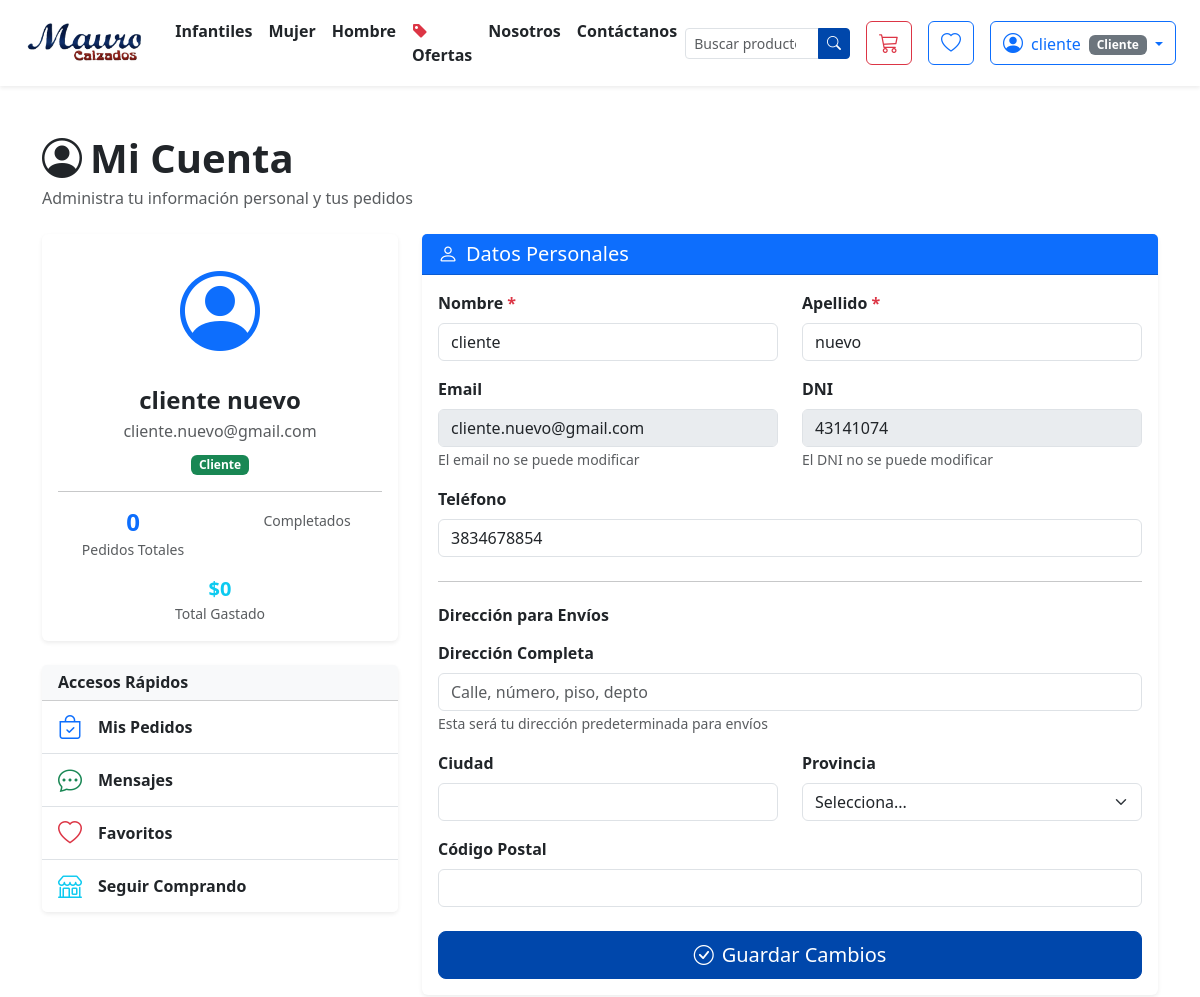
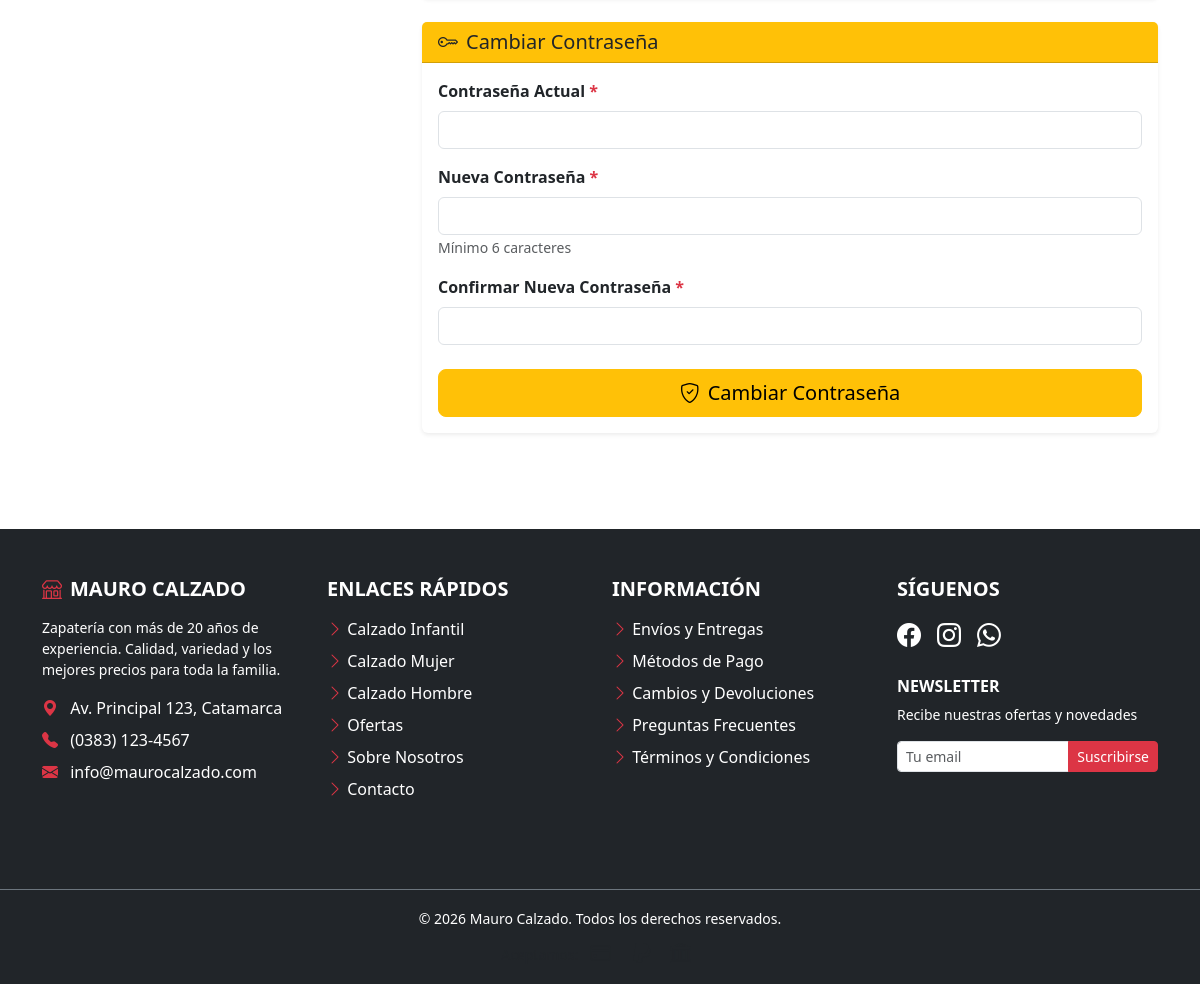
The app's page /cuenta/mi-cuenta.php (signed in) with its own data (2 pictures, top to bottom).
### tables this page shows
CREATE TABLE `usuarios` (
  `id` int(11) NOT NULL,
  `rol_id` int(11) NOT NULL DEFAULT 1,
  `sucursal_id` int(11) DEFAULT NULL,
  `nombre` varchar(100) NOT NULL,
  `apellido` varchar(100) NOT NULL,
  `email` varchar(150) NOT NULL,
  `password` varchar(255) NOT NULL,
  `telefono` varchar(20) DEFAULT NULL,
  `dni` varchar(10) DEFAULT NULL,
  `direccion` text DEFAULT NULL,
  `ciudad` varchar(100) DEFAULT NULL,
  `provincia` varchar(100) DEFAULT NULL,
  `codigo_postal` varchar(10) DEFAULT NULL,
  `fecha_registro` datetime DEFAULT current_timestamp(),
  `ultimo_acceso` datetime DEFAULT NULL,
  `activo` tinyint(1) DEFAULT 1,
  `verificado` tinyint(1) DEFAULT 0
);

### cuenta/mi-cuenta.php (the view, shortened to what this page needs)
<?php
require_once('../includes/verificar-cliente.php');
$usuario_id = $_SESSION['usuario_id'];
$stmt = mysqli_prepare($conn, "SELECT * FROM usuarios WHERE id = ?");
mysqli_stmt_bind_param($stmt, "i", $usuario_id);
mysqli_stmt_execute($stmt);
$usuario = mysqli_fetch_assoc(mysqli_stmt_get_result($stmt));
$stmt_stats = mysqli_prepare($conn, "
    SELECT
        COUNT(*) as total_pedidos,
        SUM(CASE WHEN estado = 'entregado' THEN 1 ELSE 0 END) as pedidos_completados,
        SUM(CASE WHEN estado IN ('pendiente', 'confirmado', 'preparando', 'enviado') THEN 1 ELSE 0 END) as pedidos_activos,
        COALESCE(SUM(CASE WHEN estado = 'entregado' THEN total ELSE 0 END), 0) as total_gastado
    FROM pedidos
    WHERE usuario_id = ?
");
mysqli_stmt_bind_param($stmt_stats, "i", $usuario_id);
mysqli_stmt_execute($stmt_stats);
$stats = mysqli_fetch_assoc(mysqli_stmt_get_result($stmt_stats));
require_once('../includes/header.php');
?>
<div class="container py-5">
    <div class="mb-4">
        <h1 class="fw-bold mb-1">
            <i class="bi bi-person-circle me-2"></i>Mi Cuenta
        </h1>
        <p class="text-muted mb-0">Administra tu información personal y tus pedidos</p>
    </div>
    <div class="row">
        <div class="col-lg-4 mb-4">
            <div class="card border-0 shadow-sm mb-4">
                <div class="card-body text-center">
                    <div class="mb-3">
                        <i class="bi bi-person-circle text-primary" style="font-size: 5rem;"></i>
                    </div>
                    <h4 class="fw-bold mb-1">
                        <?php echo htmlspecialchars($usuario['nombre'] . ' ' . $usuario['apellido']); ?>
                    </h4>
                    <p class="text-muted mb-2"><?php echo htmlspecialchars($usuario['email']); ?></p>
                    <span class="badge bg-success">Cliente</span>
                    <hr class="my-3">
                    <div class="row text-center">
                        <div class="col-6 mb-3">
                            <h4 class="fw-bold text-primary mb-0"><?php echo $stats['total_pedidos']; ?></h4>
                            <small class="text-muted">Pedidos Totales</small>
                        </div>
                        <div class="col-6 mb-3">
                            <small class="text-muted">Completados</small>
                        </div>
                        <div class="col-12">
                            <h5 class="fw-bold text-info mb-0">
                                $<?php echo number_format($stats['total_gastado'], 0, ',', '.'); ?>
                            </h5>
                            <small class="text-muted">Total Gastado</small>
                        </div>
                    </div>
                </div>
            </div>
            <div class="card border-0 shadow-sm mb-4">
                <div class="card-header bg-light">
                    <h6 class="mb-0 fw-bold">Accesos Rápidos</h6>
                </div>
                <div class="list-group list-group-flush">
                    <a href="mis-pedidos.php" class="list-group-item list-group-item-action">
                        <div class="d-flex align-items-center">
                            <i class="bi bi-bag-check text-primary fs-4 me-3"></i>
                            <div class="flex-grow-1">
                                <strong>Mis Pedidos</strong>
                            </div>
                        </div>
                    </a>
                    <a href="mensajes-internos.php" class="list-group-item list-group-item-action">
                        <div class="d-flex align-items-center">
                            <i class="bi bi-chat-dots text-success fs-4 me-3"></i>
                            <div class="flex-grow-1">
                                <strong>Mensajes</strong>
                            </div>
                        </div>
                    </a>
                    <a href="favoritos.php" class="list-group-item list-group-item-action">
                        <div class="d-flex align-items-center">
                            <i class="bi bi-heart text-danger fs-4 me-3"></i>
                            <div class="flex-grow-1">
                                <strong>Favoritos</strong>
                            </div>
                        </div>
                    </a>
                    <a href="<?php echo BASE_PATH; ?>index.php" class="list-group-item list-group-item-action">
                        <div class="d-flex align-items-center">
                            <i class="bi bi-shop text-info fs-4 me-3"></i>
                            <div class="flex-grow-1">
                                <strong>Seguir Comprando</strong>
                            </div>
                        </div>
                    </a>
                </div>
            </div>
        </div>
        <div class="col-lg-8">
            <div class="card border-0 shadow-sm mb-4">
                <div class="card-header bg-primary text-white">
                    <h5 class="mb-0">
                        <i class="bi bi-person me-2"></i>Datos Personales
                    </h5>
                </div>
                <div class="card-body">
                    <form method="POST">
                        <div class="row">
                            <div class="col-md-6 mb-3">
                                <label for="nombre" class="form-label fw-semibold">
                                    Nombre <span class="text-danger">*</span>
                                </label>
                                <input type="text"
                                       class="form-control"
                                       id="nombre"
                                       name="nombre"
                                       value="<?php echo htmlspecialchars($usuario['nombre']); ?>"
                                       required>
                            </div>
                            <div class="col-md-6 mb-3">
                                <label for="apellido" class="form-label fw-semibold">
                                    Apellido <span class="text-danger">*</span>
                                </label>
                                <input type="text"
                                       class="form-control"
                                       id="apellido"
                                       name="apellido"
                                       value="<?php echo htmlspecialchars($usuario['apellido']); ?>"
                                       required>
                            </div>
                        </div>
                        <div class="row">
                            <div class="col-md-6 mb-3">
                                <label for="email" class="form-label fw-semibold">
                                    Email
                                </label>
                                <input type="email"
                                       class="form-control"
                                       id="email"
                                       value="<?php echo htmlspecialchars($usuario['email']); ?>"
                                       disabled>
                                <small class="text-muted">El email no se puede modificar</small>
                            </div>
                            <div class="col-md-6 mb-3">
                                <label for="dni" class="form-label fw-semibold">
                                    DNI
                                </label>
                                <input type="text"
                                       class="form-control"
                                       id="dni"
                                       value="<?php echo htmlspecialchars($usuario['dni']); ?>"
                                       disabled>
                                <small class="text-muted">El DNI no se puede modificar</small>
                            </div>
                        </div>
                        <div class="mb-3">
                            <label for="telefono" class="form-label fw-semibold">
                                Teléfono
                            </label>
                            <input type="tel"
                                   class="form-control"
                                   id="telefono"
                                   name="telefono"
                                   placeholder="3834567890"
                                   value="<?php echo htmlspecialchars($usuario['telefono'] ?? ''); ?>">
                        </div>
                        <hr class="my-4">
                        <h6 class="fw-bold mb-3">Dirección para Envíos</h6>
                        <div class="mb-3">
                            <label for="direccion" class="form-label fw-semibold">
                                Dirección Completa
                            </label>
                            <input type="text"
                                   class="form-control"
                                   id="direccion"
                                   name="direccion"
                                   placeholder="Calle, número, piso, depto"
                                   value="<?php echo htmlspecialchars($usuario['direccion'] ?? ''); ?>">
                            <small class="text-muted">Esta será tu dirección predeterminada para envíos</small>
                        </div>
                        <div class="row">
                            <div class="col-md-6 mb-3">
                                <label for="ciudad" class="form-label fw-semibold">
                                    Ciudad
                                </label>
                                <input type="text"
                                       class="form-control"
                                       id="ciudad"
                                       name="ciudad"
                                       value="<?php echo htmlspecialchars($usuario['ciudad'] ?? ''); ?>">
                            </div>
                            <div class="col-md-6 mb-3">
                                <label for="provincia" class="form-label fw-semibold">
                                    Provincia
                                </label>
                                <select class="form-select" id="provincia" name="provincia">
                                    <option value="">Selecciona...</option>
                                </select>
                            </div>
                        </div>
                        <div class="mb-4">
                            <label for="codigo_postal" class="form-label fw-semibold">
                                Código Postal
                            </label>
                            <input type="text"
                                   class="form-control"
                                   id="codigo_postal"
                                   name="codigo_postal"
                                   value="<?php echo htmlspecialchars($usuario['codigo_postal'] ?? ''); ?>">
                        </div>
                        <div class="d-grid">
                            <button type="submit" name="actualizar_datos" class="btn btn-primary btn-lg">
                                <i class="bi bi-check-circle me-2"></i>Guardar Cambios
                            </button>
                        </div>
                    </form>
                </div>
            </div>
            <div class="card border-0 shadow-sm">
                <div class="card-header bg-warning text-dark">
                    <h5 class="mb-0">
                        <i class="bi bi-key me-2"></i>Cambiar Contraseña
                    </h5>
                </div>
                <div class="card-body">
                    <form method="POST">
                        <div class="mb-3">
                            <label for="password_actual" class="form-label fw-semibold">
                                Contraseña Actual <span class="text-danger">*</span>
                            </label>
                            <input type="password"
                                   class="form-control"
                                   id="password_actual"
                                   name="password_actual"
                                   required>
                        </div>
                        <div class="mb-3">
                            <label for="password_nueva" class="form-label fw-semibold">
                                Nueva Contraseña <span class="text-danger">*</span>
                            </label>
                            <input type="password"
                                   class="form-control"
                                   id="password_nueva"
                                   name="password_nueva"
                                   minlength="6"
                                   required>
                            <small class="text-muted">Mínimo 6 caracteres</small>
                        </div>
                        <div class="mb-4">
                            <label for="password_confirmar" class="form-label fw-semibold">
                                Confirmar Nueva Contraseña <span class="text-danger">*</span>
                            </label>
                            <input type="password"
                                   class="form-control"
                                   id="password_confirmar"
                                   name="password_confirmar"
                                   minlength="6"
                                   required>
                        </div>
                        <div class="d-grid">
                            <button type="submit" name="cambiar_password" class="btn btn-warning btn-lg">
                                <i class="bi bi-shield-check me-2"></i>Cambiar Contraseña
                            </button>
                        </div>
                    </form>
                </div>
            </div>
        </div>
    </div>
</div>
<?php require_once('../includes/footer.php'); ?>

### css/styles.css (style rules this page uses)
:root { --color-primary: #0047AB; --color-secondary: #DC143C; --color-dark: #212529; --color-light: #f8f9fa; --font-family: 'Segoe UI', Tahoma, Geneva, Verdana, sans-serif; --border-radius: 8px; --sidebar-width: 260px; --topbar-height: 70px; --admin-primary: #3C50E0; --sidebar-bg: #1C2434; --sidebar-hover: #333A48; --gerente-primary: #10B981; --gerente-sidebar-bg: #065F46; --gerente-sidebar-hover: #047857; }
body { font-family: var(--font-family); color: var(--color-dark); }
.btn-primary { background-color: var(--color-primary); border-color: var(--color-primary); }
.badge { font-size: 0.75rem; }
.shadow-sm { box-shadow: 0 0.125rem 0.25rem rgba(0, 0, 0, 0.075) !important; }

### records on screen
usuarios: nombre+apellido "cliente nuevo", email "cliente.nuevo@gmail.com", nombre "cliente", apellido "nuevo", dni "43141074", telefono "3834678854"

### other values on screen
obtenerDatoUsuario('nombre') "cliente"
obtenerNombreRol() "Cliente"
$stats['total_pedidos'] "0"
$stats['total_gastado'] "0"
